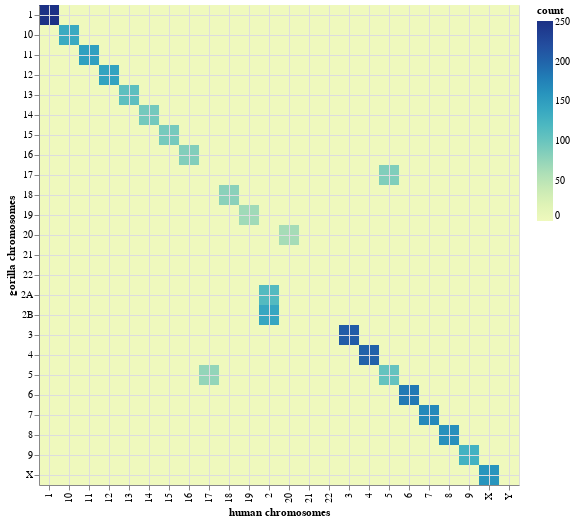

Here is the notebook cell this chart was saved with:
### Code cell
hchr_list = [ '1', '2', '3', '4', '5', '6', '7', '8', '9', '10', 
         '11', '12', '13', '14', '15', '16', '17', '18', '19', '20', 
         '21', '22', 'X', 'Y' ]
gchr_list = [ '1', '2A', '2B', '3', '4', '5', '6', '7', '8', '9', '10', 
         '11', '12', '13', '14', '15', '16', '17', '18', '19', '20', 
         '21', '22', 'X' ]
# to get a better sense of the 5/17 move
#hchr_list = [ '3', '4', '5', '6', '7', '15', '16', '17', '18', '19' ]
#gchr_list = [ '3', '4', '5', '6', '7', '15', '16', '17', '18', '19' ]

hchrs = [ hval for hval in hchr_list for cval in gchr_list ]
cchrs = [ cval for hval in hchr_list for cval in gchr_list ]
counts = []
for hchr,cchr in zip(hchrs,cchrs):
    xdf = df50[(df50['sp']=='human') & (df50['msp'] == 'gorilla') & (df50['chr'] == hchr) & (df50['mchr'] == cchr)]
    count = 0
    if len(xdf) > 0:
        count = xdf.iloc[0]['count']
    counts.append(count)

source = pd.DataFrame({'x': hchrs,
                     'y': cchrs,
                     'z': counts})

alt.Chart(source).mark_rect().encode(
    x=alt.X('x:N', axis=alt.Axis(title='human chromosomes', grid=True, ticks=True)),
    y=alt.Y('y:N', axis=alt.Axis(title='gorilla chromosomes', grid=True, ticks=True)),
    color=alt.Color('z:Q', title="count")
)

### Figure 1 — Vega-Lite specification as saved in the notebook (floating-point values rounded to 4 significant figures; data arrays with more than 128 entries replaced by an {"elided": "..."} marker saying what was removed)
{"config": {"view": {"continuousWidth": 400, "continuousHeight": 300}}, "data": {"name": "data-44944606ac563927e3e5c8bf3c4e4f8b"}, "mark": "rect", "encoding": {"color": {"type": "quantitative", "field": "z", "title": "count"}, "x": {"type": "nominal", "axis": {"grid": true, "ticks": true, "title": "human chromosomes"}, "field": "x"}, "y": {"type": "nominal", "axis": {"grid": true, "ticks": true, "title": "gorilla chromosomes"}, "field": "y"}}, "$schema": "https://vega.github.io/schema/vega-lite/v4.0.0.json", "datasets": {"data-44944606ac563927e3e5c8bf3c4e4f8b": {"elided": "576 records"}}}
